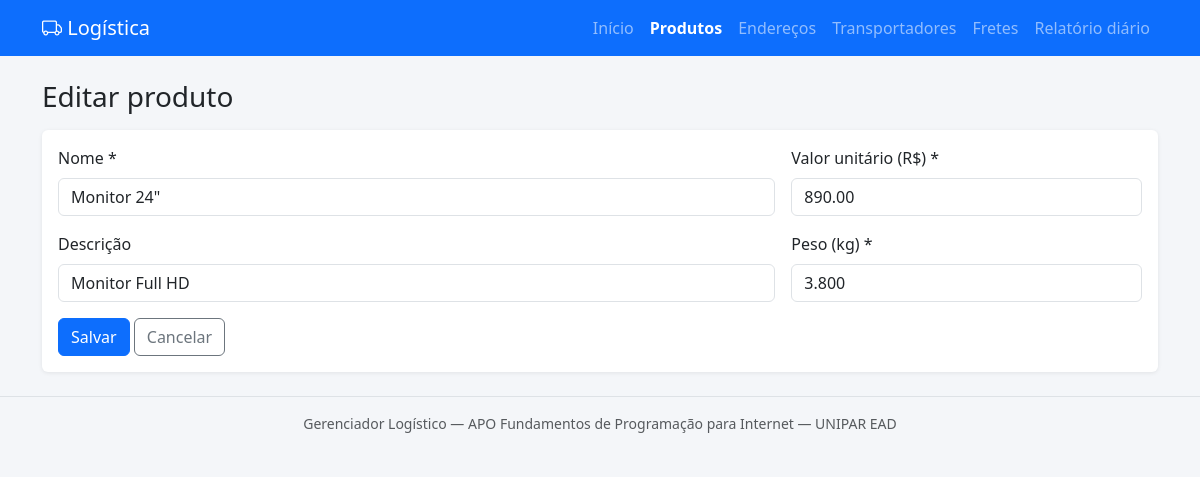
Page /produtos/form.php?id=2 on the committed database.
### tables this page shows
CREATE TABLE IF NOT EXISTS produtos (
    id INT AUTO_INCREMENT PRIMARY KEY,
    nome VARCHAR(120) NOT NULL,
    descricao VARCHAR(255) NULL,
    peso_kg DECIMAL(10,3) NOT NULL DEFAULT 0,
    valor DECIMAL(12,2) NOT NULL DEFAULT 0
);

### includes/helpers.php (called while the page is built, shortened)
<?php
require_once __DIR__ . '/db.php';
function e($valor): string
{
    return htmlspecialchars((string)$valor, ENT_QUOTES, 'UTF-8');
}

### includes/db.php (called while the page is built, shortened)
<?php
function db(): PDO
{
    static $pdo = null;
    $cfg = require __DIR__ . '/../config/config.php';
    $opcoes = [
        PDO::ATTR_ERRMODE => PDO::ERRMODE_EXCEPTION,
        PDO::ATTR_DEFAULT_FETCH_MODE => PDO::FETCH_ASSOC,
    ];
    try {
        if ($cfg['driver'] === 'sqlite') {
            $pdo = new PDO('sqlite:' . $cfg['sqlite_arquivo'], null, null, $opcoes);
            $pdo->exec('PRAGMA foreign_keys = ON');
        } else {
            $dsn = "mysql:host={$cfg['host']};port={$cfg['porta']};dbname={$cfg['banco']};charset=utf8mb4";
            $pdo = new PDO($dsn, $cfg['usuario'], $cfg['senha'], $opcoes);
        }
    } catch (PDOException $e) {
        http_response_code(500);
        exit('<h3>Não foi possível conectar ao banco.</h3>'
            . '<p>Inicie o MySQL no XAMPP e acesse <a href="instalar.php">instalar.php</a> '
            . 'para criar o banco e as tabelas.</p>');
    }
    return $pdo;
}
function consulta(string $sql, array $params = []): PDOStatement
{
    $st = db()->prepare($sql);
    $st->execute($params);
    return $st;
}

### produtos/form.php (the view, shortened to what this page needs)
<?php
require_once __DIR__ . '/../includes/helpers.php';
$id = (int)($_GET['id'] ?? 0);
$p = ['nome' => '', 'descricao' => '', 'peso_kg' => '', 'valor' => ''];
if ($id) {
    $p = consulta('SELECT * FROM produtos WHERE id = ?', [$id])->fetch();
}
$titulo = $id ? 'Editar produto' : 'Novo produto';
require __DIR__ . '/../includes/header.php';
?>
<h1 class="h3 mb-3"><?= e($titulo) ?></h1>
<form method="post" class="card"><div class="card-body row g-3">
    <div class="col-md-8">
        <label class="form-label">Nome *</label>
        <input class="form-control" name="nome" maxlength="120" required value="<?= e($p['nome']) ?>">
    </div>
    <div class="col-md-4">
        <label class="form-label">Valor unitário (R$) *</label>
        <input class="form-control" name="valor" inputmode="decimal" required value="<?= e($p['valor']) ?>">
    </div>
    <div class="col-md-8">
        <label class="form-label">Descrição</label>
        <input class="form-control" name="descricao" maxlength="255" value="<?= e($p['descricao']) ?>">
    </div>
    <div class="col-md-4">
        <label class="form-label">Peso (kg) *</label>
        <input class="form-control" name="peso_kg" inputmode="decimal" required value="<?= e($p['peso_kg']) ?>">
    </div>
    <div class="col-12">
        <button class="btn btn-primary">Salvar</button>
        <a class="btn btn-outline-secondary" href="index.php">Cancelar</a>
    </div>
</div></form>
<?php require __DIR__ . '/../includes/footer.php'; ?>

### assets/css/style.css (style rules this page uses)
body { background: #f4f6f9; }
.card { border: 0; box-shadow: 0 1px 4px rgba(0, 0, 0, .08); }

### rows in the picture
produtos: nome "Monitor 24\"", valor "890.00", descricao "Monitor Full HD", peso_kg "3.800"

### other values in the picture
$rotulo "Início"
$rotulo "Produtos"
$rotulo "Endereços"
$rotulo "Transportadores"
$rotulo "Fretes"
$rotulo "Relatório diário"
$titulo "Editar produto"
